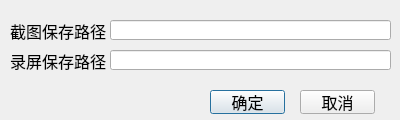
<?xml version="1.0" encoding="UTF-8"?>
<ui version="4.0">
 <class>Dialog</class>
 <widget class="QDialog" name="Dialog">
  <property name="geometry">
   <rect>
    <x>0</x>
    <y>0</y>
    <width>400</width>
    <height>120</height>
   </rect>
  </property>
  <property name="sizePolicy">
   <sizepolicy hsizetype="Fixed" vsizetype="Fixed">
    <horstretch>0</horstretch>
    <verstretch>0</verstretch>
   </sizepolicy>
  </property>
  <property name="minimumSize">
   <size>
    <width>400</width>
    <height>120</height>
   </size>
  </property>
  <property name="maximumSize">
   <size>
    <width>400</width>
    <height>120</height>
   </size>
  </property>
  <property name="windowTitle">
   <string>OutputPathEdit</string>
  </property>
  <property name="modal">
   <bool>false</bool>
  </property>
  <widget class="QPushButton" name="enterButton">
   <property name="geometry">
    <rect>
     <x>210</x>
     <y>90</y>
     <width>75</width>
     <height>24</height>
    </rect>
   </property>
   <property name="font">
    <font>
     <pointsize>12</pointsize>
    </font>
   </property>
   <property name="text">
    <string>确定</string>
   </property>
  </widget>
  <widget class="QPushButton" name="cancelButton">
   <property name="geometry">
    <rect>
     <x>300</x>
     <y>90</y>
     <width>75</width>
     <height>24</height>
    </rect>
   </property>
   <property name="font">
    <font>
     <pointsize>12</pointsize>
    </font>
   </property>
   <property name="text">
    <string>取消</string>
   </property>
  </widget>
  <widget class="QLineEdit" name="framePathEdit">
   <property name="geometry">
    <rect>
     <x>110</x>
     <y>20</y>
     <width>281</width>
     <height>20</height>
    </rect>
   </property>
   <property name="text">
    <string/>
   </property>
  </widget>
  <widget class="QLabel" name="label">
   <property name="geometry">
    <rect>
     <x>10</x>
     <y>20</y>
     <width>101</width>
     <height>21</height>
    </rect>
   </property>
   <property name="font">
    <font>
     <pointsize>12</pointsize>
    </font>
   </property>
   <property name="text">
    <string>截图保存路径</string>
   </property>
  </widget>
  <widget class="QLabel" name="label_2">
   <property name="geometry">
    <rect>
     <x>10</x>
     <y>50</y>
     <width>101</width>
     <height>21</height>
    </rect>
   </property>
   <property name="font">
    <font>
     <pointsize>12</pointsize>
    </font>
   </property>
   <property name="text">
    <string>录屏保存路径</string>
   </property>
  </widget>
  <widget class="QLineEdit" name="videoPathEdit">
   <property name="geometry">
    <rect>
     <x>110</x>
     <y>50</y>
     <width>281</width>
     <height>20</height>
    </rect>
   </property>
   <property name="text">
    <string/>
   </property>
  </widget>
 </widget>
 <resources/>
 <connections>
  <connection>
   <sender>enterButton</sender>
   <signal>clicked()</signal>
   <receiver>Dialog</receiver>
   <slot>accept()</slot>
   <hints>
    <hint type="sourcelabel">
     <x>239</x>
     <y>101</y>
    </hint>
    <hint type="destinationlabel">
     <x>32</x>
     <y>96</y>
    </hint>
   </hints>
  </connection>
  <connection>
   <sender>cancelButton</sender>
   <signal>clicked()</signal>
   <receiver>Dialog</receiver>
   <slot>reject()</slot>
   <hints>
    <hint type="sourcelabel">
     <x>340</x>
     <y>99</y>
    </hint>
    <hint type="destinationlabel">
     <x>90</x>
     <y>90</y>
    </hint>
   </hints>
  </connection>
 </connections>
</ui>
